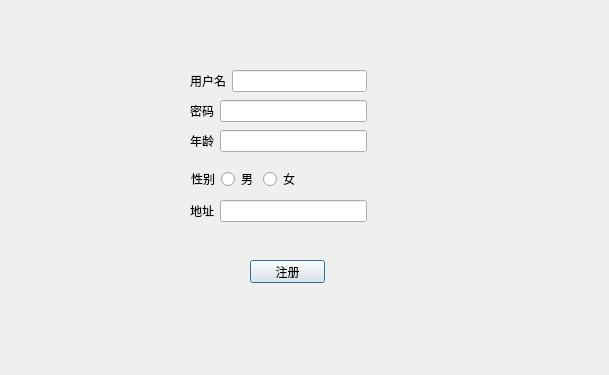
<?xml version="1.0" encoding="UTF-8"?>
<ui version="4.0">
 <class>Dialog</class>
 <widget class="QDialog" name="Dialog">
  <property name="geometry">
   <rect>
    <x>0</x>
    <y>0</y>
    <width>609</width>
    <height>375</height>
   </rect>
  </property>
  <property name="windowTitle">
   <string>Dialog</string>
  </property>
  <widget class="QPushButton" name="pbn_register">
   <property name="geometry">
    <rect>
     <x>250</x>
     <y>260</y>
     <width>75</width>
     <height>23</height>
    </rect>
   </property>
   <property name="text">
    <string>注册</string>
   </property>
  </widget>
  <widget class="QWidget" name="layoutWidget">
   <property name="geometry">
    <rect>
     <x>190</x>
     <y>100</y>
     <width>177</width>
     <height>22</height>
    </rect>
   </property>
   <layout class="QHBoxLayout" name="horizontalLayout_2">
    <item>
     <widget class="QLabel" name="label_2">
      <property name="text">
       <string>密码</string>
      </property>
     </widget>
    </item>
    <item>
     <widget class="QLineEdit" name="line_edit_password"/>
    </item>
   </layout>
  </widget>
  <widget class="QWidget" name="layoutWidget_2">
   <property name="geometry">
    <rect>
     <x>190</x>
     <y>130</y>
     <width>177</width>
     <height>22</height>
    </rect>
   </property>
   <layout class="QHBoxLayout" name="horizontalLayout_3">
    <item>
     <widget class="QLabel" name="label_3">
      <property name="text">
       <string>年龄</string>
      </property>
     </widget>
    </item>
    <item>
     <widget class="QLineEdit" name="line_edit_age"/>
    </item>
   </layout>
  </widget>
  <widget class="QWidget" name="layoutWidget_4">
   <property name="geometry">
    <rect>
     <x>190</x>
     <y>200</y>
     <width>177</width>
     <height>22</height>
    </rect>
   </property>
   <layout class="QHBoxLayout" name="horizontalLayout_5">
    <item>
     <widget class="QLabel" name="label_5">
      <property name="text">
       <string>地址</string>
      </property>
     </widget>
    </item>
    <item>
     <widget class="QLineEdit" name="line_edit_address"/>
    </item>
   </layout>
  </widget>
  <widget class="QWidget" name="">
   <property name="geometry">
    <rect>
     <x>190</x>
     <y>70</y>
     <width>177</width>
     <height>22</height>
    </rect>
   </property>
   <layout class="QHBoxLayout" name="horizontalLayout">
    <item>
     <widget class="QLabel" name="label">
      <property name="text">
       <string>用户名</string>
      </property>
     </widget>
    </item>
    <item>
     <widget class="QLineEdit" name="line_edit_name"/>
    </item>
   </layout>
  </widget>
  <widget class="QWidget" name="">
   <property name="geometry">
    <rect>
     <x>191</x>
     <y>170</y>
     <width>108</width>
     <height>18</height>
    </rect>
   </property>
   <layout class="QHBoxLayout" name="horizontalLayout_4">
    <item>
     <widget class="QLabel" name="label_4">
      <property name="text">
       <string>性别</string>
      </property>
     </widget>
    </item>
    <item>
     <widget class="QRadioButton" name="radio_button_man">
      <property name="text">
       <string>男</string>
      </property>
     </widget>
    </item>
    <item>
     <widget class="QRadioButton" name="radio_button_woman">
      <property name="text">
       <string>女</string>
      </property>
     </widget>
    </item>
   </layout>
  </widget>
 </widget>
 <resources/>
 <connections/>
</ui>
